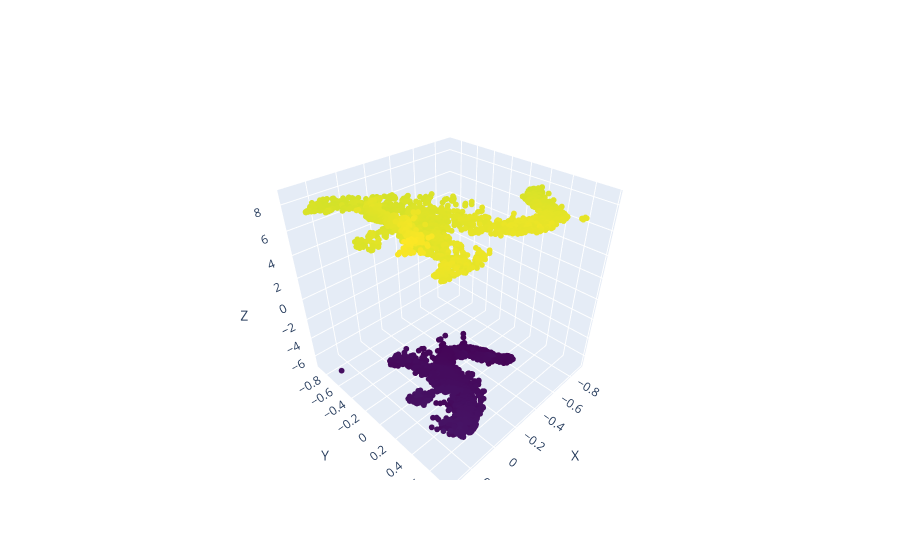

Notebook code cell kept with this figure:
### Code cell
for pts in pts_cloud:
    plot_model(pts)

### Figure 1 — Plotly figure (JSON) as saved in the notebook; plotly's stock layout.template omitted (floating-point values rounded to 4 significant figures; data arrays with more than 128 entries replaced by an {"elided": "..."} marker saying what was removed)
{"data": [{"marker": {"color": {"elided": "11665 float values"}, "colorscale": [[0, "#440154"], [0.1111, "#482878"], [0.2222, "#3e4989"], [0.3333, "#31688e"], [0.4444, "#26828e"], [0.5556, "#1f9e89"], [0.6667, "#35b779"], [0.7778, "#6ece58"], [0.8889, "#b5de2b"], [1, "#fde725"]], "size": 2}, "mode": "markers", "type": "scatter3d", "x": {"elided": "11665 float values"}, "y": {"elided": "11665 float values"}, "z": {"elided": "11665 float values"}}], "layout": {"scene": {"xaxis": {"title": {"text": "X"}}, "yaxis": {"title": {"text": "Y"}}, "zaxis": {"title": {"text": "Z"}}}}}
